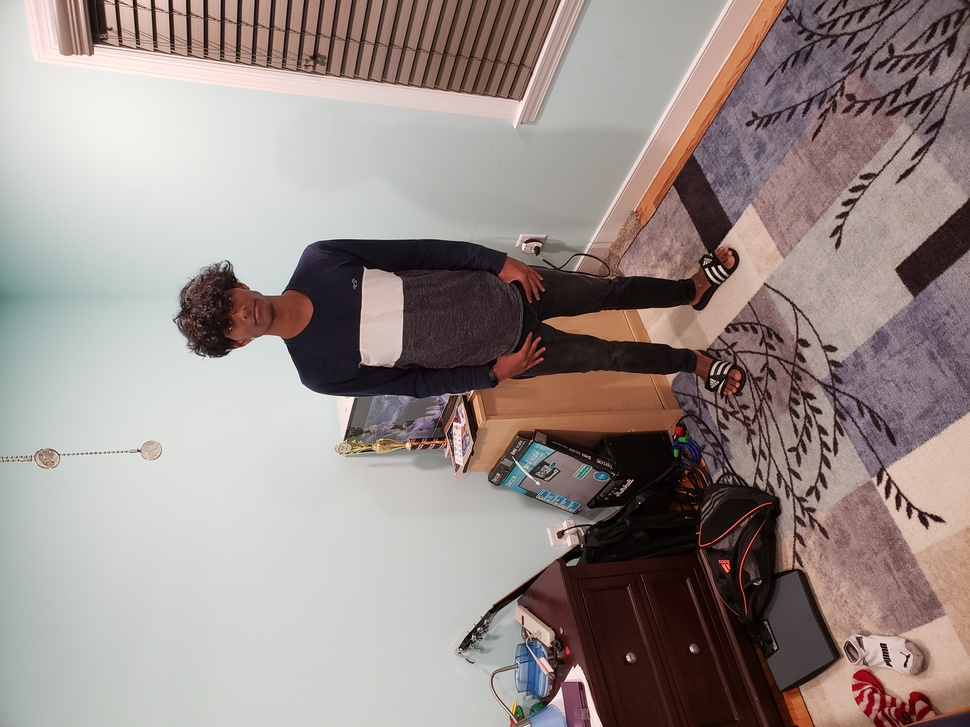
#> input picture ps3/avi1.jpg, 970 x 727 px, shrunk from 4032 x 3024 before the run
$ python pick-points.py avi1.jpg avi2.jpg
#> lines starting #> are read from the running program, lines starting #| are printed output that depends on the picture
import os
import imageio
import argparse
import numpy as np

#############################################################################
# TODO: Add additional imports
#############################################################################

import scipy
import matplotlib.pyplot as plt

#############################################################################
#                             END OF YOUR CODE                              #
#############################################################################


def get_parser():
    parser = argparse.ArgumentParser(description="Points Selection")
    parser.add_argument("image1", type=str, help="path to image 1")
    parser.add_argument("image2", type=str, help="path to image 2")
    return parser


totalClicks = {}
global figure


def onclick(event):

    x = event.xdata
    y = event.ydata
    ax = event.inaxes

    if x == None:
        return

    totalClicks[ax].append((x, y))

    ax.plot(x, y, "x", mew=2, ms=5)
    figure.canvas.draw()


def pick_points(img1, img2):
    """
    Functionality to get manually identified corresponding points from two views.

    Inputs:
    - img1: The first image to select points from
    - img2: The second image to select points from

    Output:
    - coords1: An ndarray of shape (N, 2) with points from image 1
    - coords2: An ndarray of shape (N, 2) with points from image 2
    """
    ############################################################################
    # TODO: Implement pick_points
    ############################################################################
    global figure
    f, ax = plt.subplots(1, 2)
    ax[0].imshow(img1)
    ax[1].imshow(img2)

    totalClicks[ax[0]] = []
    totalClicks[ax[1]] = []

    figure = f

    f.canvas.mpl_connect('button_press_event', onclick)

    plt.show()

    coords1 = np.asarray(totalClicks[ax[0]])
    coords2 = np.asarray(totalClicks[ax[1]])

    print("Coords1:", coords1)
    print("Coords2:", coords2)

    return coords1, coords2

    ############################################################################
    #                             END OF YOUR CODE
    ############################################################################


if __name__ == "__main__":
    args = get_parser().parse_args()

    img1 = np.asarray(imageio.imread(args.image1))
#> img1 is the input picture: shape (727, 970, 3); mean R, G, B 153.6, 141.4, 137.8
    img2 = np.asarray(imageio.imread(args.image2))
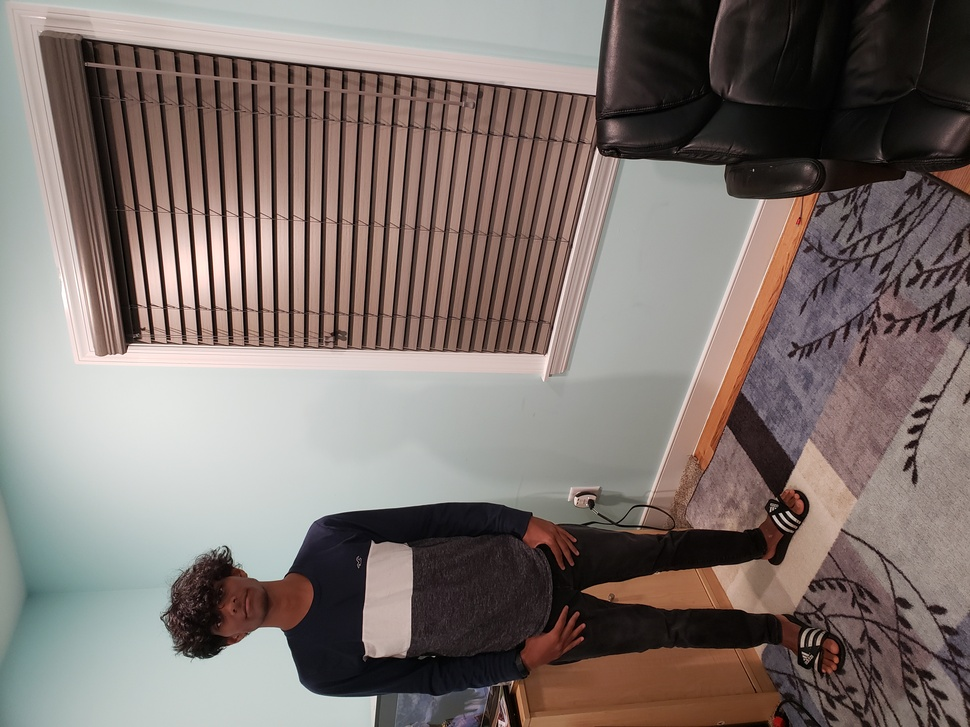
#> input picture ps3/avi2.jpg, 970 x 727 px, shrunk from 4032 x 3024 before the run
#> img2 is the input picture: shape (727, 970, 3); mean R, G, B 126.7, 115.4, 110.8

    coords1, coords2 = pick_points(img1, img2)
#> in pick_points, `plt.show()`:
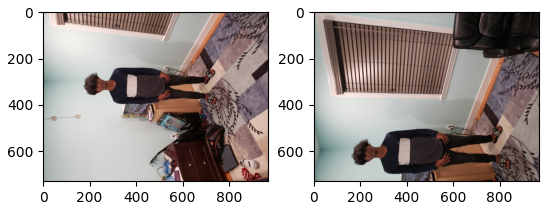
#> figure drawn by matplotlib, 2 panels
#> coords1 = empty array; coords2 = empty array

    assert len(coords1) == len(
        coords2), "The number of coordinates does not match"

    filename1 = os.path.splitext(args.image1)[0] + ".npy"
    filename2 = os.path.splitext(args.image2)[0] + ".npy"

    assert not os.path.exists(
        filename1), f"Output file {filename1} already exists"
    assert not os.path.exists(
        filename2), f"Output file {filename2} already exists"

    np.save(filename1, coords1)
    np.save(filename2, coords2)
